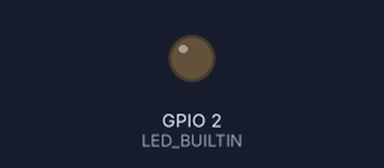
Simulated run of this sketch. Board: ESP8266 (NodeMCU). Parts: output pins drawn as LEDs (lit = HIGH, except the on-board LED, lit = LOW). WiFi joins after 1.5 s; servers stay silent unless stated; not simulated (calls return 0 or success): secrets.h; what the sketch prints to the serial monitor is not drawn.

Above: at 2.0 s.
At 6.66 s:
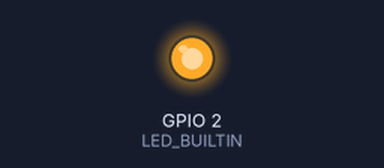
Timing chart, 0 to 7.0 s (numbered marks = the images above):
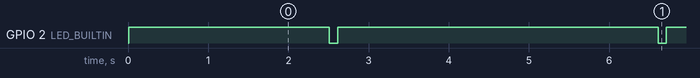

The sketch:

ESP8266_Ping_Google.ino
```cpp
#include <ESP8266WiFi.h>
#include <ESP8266Ping.h>
#include "secrets.h"

const char* host = "google.com";

void setup() {
  Serial.begin(115200);
  delay(10);

  pinMode(LED_BUILTIN, OUTPUT);
  digitalWrite(LED_BUILTIN, HIGH); //turn the LED off (LED_BUILTIN is active low)

  //connect to wifi
  Serial.println();
  Serial.println();
  Serial.print("Connecting to ");
  Serial.println(WIFI_SSID);

  WiFi.begin(WIFI_SSID, WIFI_PASS);

  //wait for connection
  while (WiFi.status() != WL_CONNECTED) {
    delay(500);
    Serial.print(".");
  }

  //if connection is established, print IP
  Serial.println("");
  Serial.println("WiFi connected");
  Serial.print("IP address: ");
  Serial.println(WiFi.localIP());
}

void loop() {
  //ping the host
  if (Ping.ping(host)) {
    Serial.println("");
    Serial.print("Ping to ");
    Serial.print(host);
    Serial.print(" successful. Time = ");
    Serial.print(Ping.averageTime());
    Serial.println(" ms");

    digitalWrite(LED_BUILTIN, LOW); //turn the LED on
    delay(100); //keep it on for 100 ms
    digitalWrite(LED_BUILTIN, HIGH); //turn the LED off

  } else {
    Serial.print("Ping to ");
    Serial.print(host);
    Serial.println(" failed.");
  }

  delay(3000);
}
```

Measured:
- by itself, GPIO 2 (LED_BUILTIN): alternates HIGH for 4.0 s and LOW for 0.10 s
